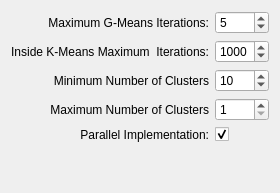
                         <widget class="QWidget" name="page_6">
                          <layout class="QHBoxLayout" name="horizontalLayout_18">
                           <item>
                            <layout class="QGridLayout" name="gridLayout_3">
                             <item row="0" column="0">
                              <widget class="QLabel" name="label_5">
                               <property name="text">
                                <string>Maximum G-Means Iterations:</string>
                               </property>
                               <property name="alignment">
                                <set>Qt::AlignRight|Qt::AlignTrailing|Qt::AlignVCenter</set>
                               </property>
                              </widget>
                             </item>
                             <item row="0" column="1">
                              <widget class="QSpinBox" name="qrsSetGMaxItersSpinBox">
                               <property name="minimum">
                                <number>1</number>
                               </property>
                               <property name="maximum">
                                <number>200</number>
                               </property>
                               <property name="value">
                                <number>5</number>
                               </property>
                              </widget>
                             </item>
                             <item row="1" column="0">
                              <widget class="QLabel" name="label_6">
                               <property name="text">
                                <string>Inside K-Means Maximum  Iterations:</string>
                               </property>
                               <property name="alignment">
                                <set>Qt::AlignRight|Qt::AlignTrailing|Qt::AlignVCenter</set>
                               </property>
                              </widget>
                             </item>
                             <item row="1" column="1">
                              <widget class="QSpinBox" name="qrsSetGinKMaxIterations">
                               <property name="maximum">
                                <number>2000</number>
                               </property>
                               <property name="value">
                                <number>1000</number>
                               </property>
                              </widget>
                             </item>
                             <item row="2" column="0">
                              <widget class="QLabel" name="label_7">
                               <property name="text">
                                <string>Minimum Number of Clusters</string>
                               </property>
                               <property name="alignment">
                                <set>Qt::AlignRight|Qt::AlignTrailing|Qt::AlignVCenter</set>
                               </property>
                              </widget>
                             </item>
                             <item row="2" column="1">
                              <widget class="QSpinBox" name="qrsSetGMinClusterSpinBox">
                               <property name="minimum">
                                <number>1</number>
                               </property>
                               <property name="value">
                                <number>10</number>
                               </property>
                              </widget>
                             </item>
                             <item row="5" column="0">
                              <spacer name="verticalSpacer_3">
                               <property name="orientation">
                                <enum>Qt::Vertical</enum>
                               </property>
                               <property name="sizeHint" stdset="0">
                                <size>
                                 <width>20</width>
                                 <height>40</height>
                                </size>
                               </property>
                              </spacer>
                             </item>
                             <item row="3" column="0">
                              <widget class="QLabel" name="label_9">
                               <property name="text">
                                <string>Maximum Number of Clusters</string>
                               </property>
                               <property name="alignment">
                                <set>Qt::AlignRight|Qt::AlignTrailing|Qt::AlignVCenter</set>
                               </property>
                              </widget>
                             </item>
                             <item row="3" column="1">
                              <widget class="QSpinBox" name="qrsSetGMaxClusterSpinBox">
                               <property name="minimum">
                                <number>1</number>
                               </property>
                              </widget>
                             </item>
                             <item row="4" column="0">
                              <widget class="QLabel" name="label_10">
                               <property name="text">
                                <string>Parallel Implementation:</string>
                               </property>
                               <property name="alignment">
                                <set>Qt::AlignRight|Qt::AlignTrailing|Qt::AlignVCenter</set>
                               </property>
                              </widget>
                             </item>
                             <item row="4" column="1">
                              <widget class="QCheckBox" name="qrsSettingsGMeansParallelCheckBox">
                               <property name="text">
                                <string/>
                               </property>
                               <property name="checked">
                                <bool>true</bool>
                               </property>
                              </widget>
                             </item>
                            </layout>
                           </item>
                          </layout>
                         </widget>
